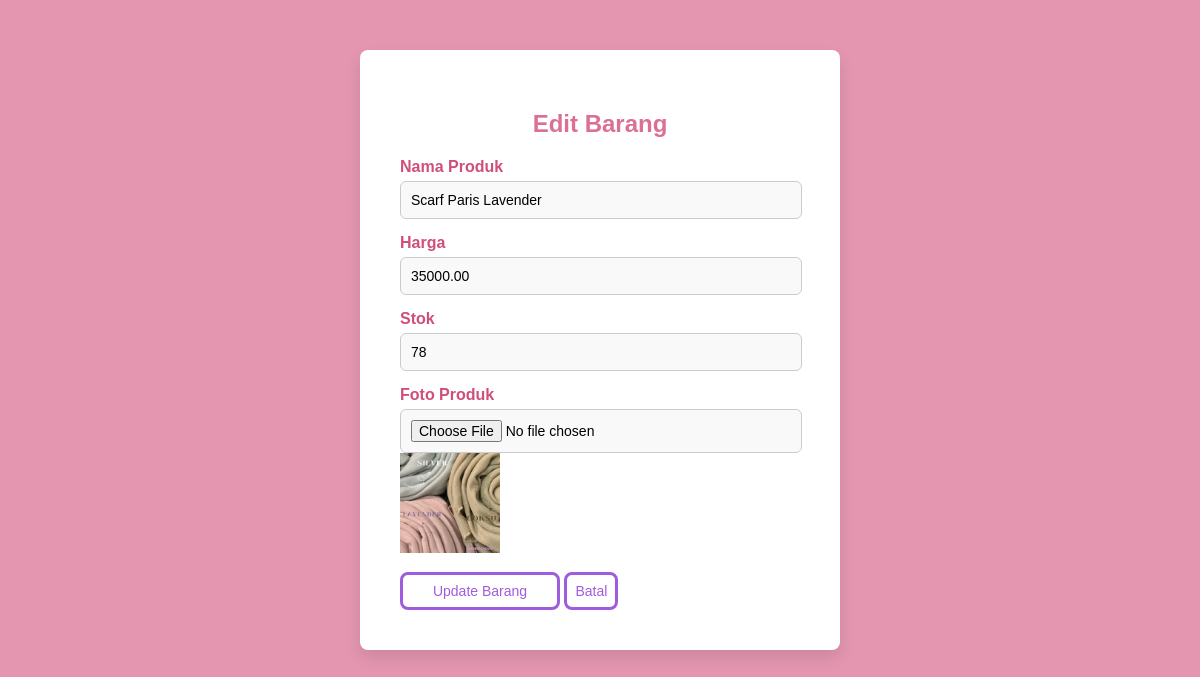
Before: /edit_barang.php?id=1 with the older database file.
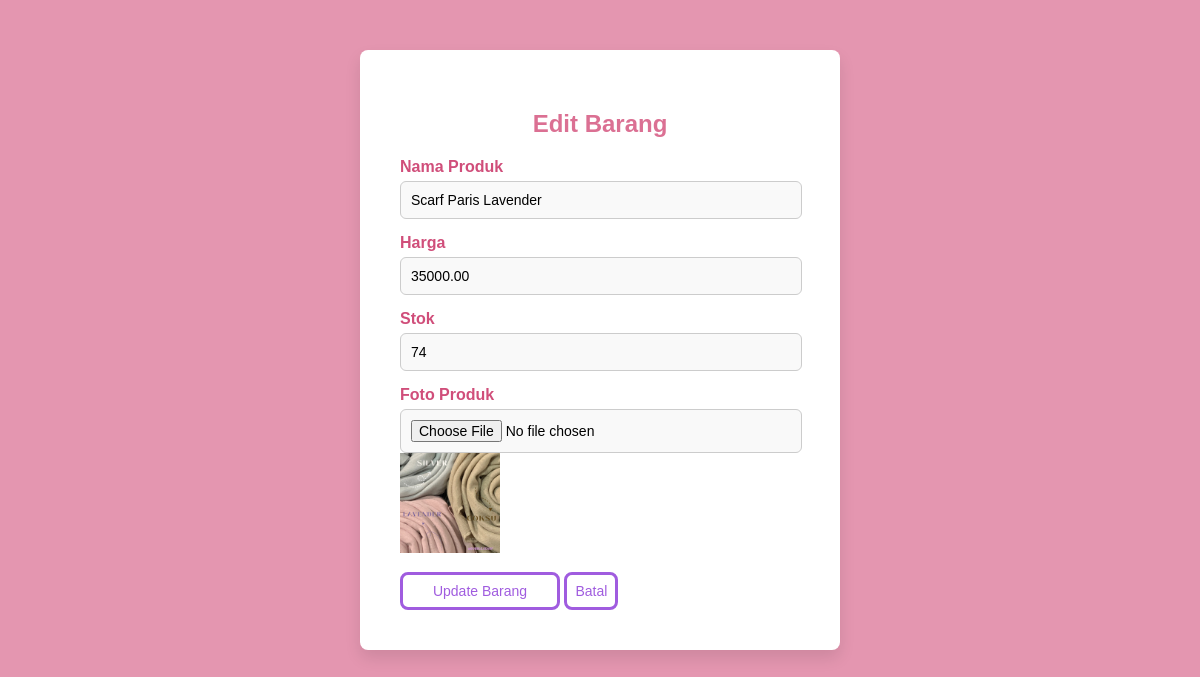
After: the same page with the newer database file.
### tables this page shows
CREATE TABLE `produk` (
  `Id_produk` int(11) NOT NULL,
  `nama_produk` varchar(255) NOT NULL,
  `harga` decimal(10,2) NOT NULL,
  `stok` int(11) NOT NULL,
  `foto_produk` varchar(255) NOT NULL
);

### edit_barang.php (the view, shortened to what this page needs)
<?php
include 'config.php';
if (isset($_GET['id'])) {
    $audri_Id_produk = $_GET['id'];
    $audri_sql = "SELECT * FROM produk WHERE Id_produk = $audri_Id_produk";
    $audri_result = $conn->query($audri_sql);
    if ($audri_result && $audri_result->num_rows > 0) {
        $audri_produk = $audri_result->fetch_assoc();
    } else {
        echo "<script>alert('Produk tidak ditemukan!'); window.location='master_barang.php';</script>";
        exit;
    }
}
?>
<!DOCTYPE html>
<html lang="en">
<head>
    <link rel="stylesheet" href="tambah_data.css">
</head>
<body>
    <div class="container">
        <h2>Edit Barang</h2>
        <form method="POST" action="" enctype="multipart/form-data">
            <div class="form-group">
                <label for="nama_produk">Nama Produk</label>
                <input type="text" id="nama_produk" name="nama_produk" value="<?php echo $audri_produk['nama_produk']; ?>" required>
            </div>
            <div class="form-group">
                <label for="harga">Harga</label>
                <input type="number" id="harga" name="harga" value="<?php echo $audri_produk['harga']; ?>">
            </div>
            <div class="form-group">
                <label for="stok">Stok</label>
                <input type="number" id="stok" name="stok" value="<?php echo $audri_produk['stok']; ?>" required>
            </div>
            <div class="form-group">
                <label for="foto_produk">Foto Produk</label>
                <input type="file" id="foto_produk" name="foto_produk">
                <br>
                <?php if (!empty($audri_produk['foto_produk'])): ?>
                    <img src="uploads/produks/<?php echo $audri_produk['foto_produk']; ?>" alt="Foto Produk" width="100" height="100">
                <?php endif; ?>
            </div>
            <button type="submit" name="submit">Update Barang</button>
            <a href="master_barang.php" class="button">Batal</a>
        </form>
    </div>
</body>
</html>

Changed rows visible on the page:
changed produk "Scarf Paris Lavender": stok "78" → "74"
